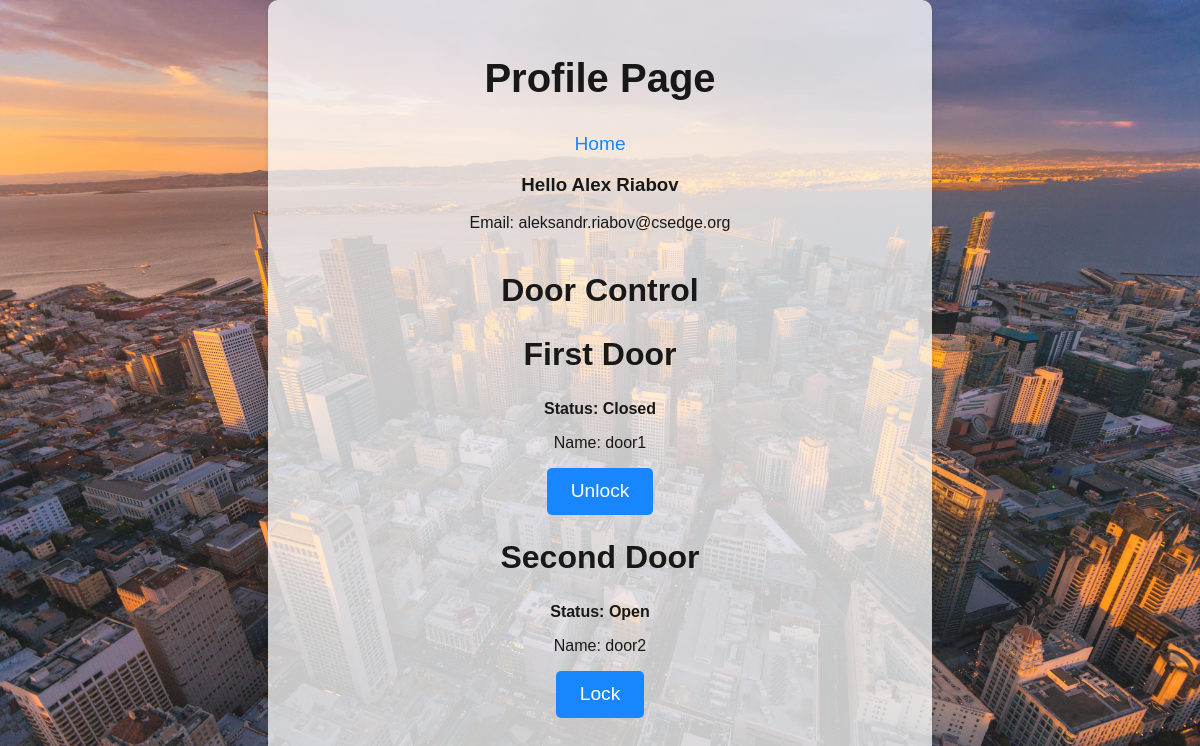
Screenshot of /profile (signed in) with the database file from the repository.
### tables this page shows
CREATE TABLE users(name TEXT NOT NULL, email TEXT NOT NULL, phone TEXT, password TEXT NOT NULL, _isAdmin INTEGER DEFAULT 0 NOT NULL, door1 INTEGER DEFAULT 0 NOT NULL, door2 INTEGER DEFAULT 0 NOT NULL );

CREATE TABLE doors (
  id INTEGER PRIMARY KEY AUTOINCREMENT,
  name TEXT NOT NULL,
  isOpen INTEGER DEFAULT 0 NOT NULL,
  lastUser TEXT,
  lastOpenTime TEXT
);

### app.py (the view)
@app.route('/profile')
def profile():
    if 'email' in session:
        conn = sqlite3.connect('./static/myapp.db')
        c = conn.cursor()
        co = conn.cursor()
        co.execute('SELECT * FROM users WHERE email = ?', (session['email'],))
        user = co.fetchone()
        c.execute('SELECT * FROM doors;',)
        doors = c.fetchall()
        conn.close()
        print(user)
        return render_template('profile.html', user=user,  doors=doors)
    else:
        return redirect(url_for('login'))

### templates/profile.html (shortened to what this page needs)
<!DOCTYPE html>
<html lang="en" class="indexBody">
<head>
    <link rel="stylesheet" href="/static/styless.css">
</head>
<body>
    <main>
    <div class="mainDivIndex ">
        <h1>Profile Page</h1>
        <a href="/">Home</a>
        {% if session['email'] %}
        <div class="profile-info">
            <div class="user-info">
                <h3>Hello {{ session['name'] }}</h3>
                <p>Email:  {{ session['email'] }}</p>
            </div>
        </div>
        <h2>Door Control</h2>
        {% if session %}
        <div class="door-control">
            {% for door in doors %}
                {% if user[5] == 1 and door[1] == 'door1' %}
                    <h2>First Door</h2>
                    <form method="POST" action="{{ url_for('change_door_state', door_id='door1') }}">
                        <label for="door1-status">Status: {{ "Open" if door[2] else "Closed" }} </label>
                        <br>
                        <p>Name: {{ door[1] }}</p>
                        <button type="submit" name="action" value="{{ 'lock' if door[2] else 'unlock' }}" class="buttonBlue">{{ "Lock" if door[2] else "Unlock" }}</button>
                    </form>
                {% elif user[5] != 1 and door[1] == 'door1' %}
                    <h2>First Door</h2>
                    <h3>You do not have access to this door</h3>
                {% endif %}
                {% if user[6] == 1 and door[1] == 'door2' %}
                    <h2>Second Door</h2>
                    <form method="POST" action="{{ url_for('change_door_state', door_id='door2') }}">
                        <label for="door2-status">Status: {{ "Open" if door[2] else "Closed" }} </label>
                        <br>
                        <p>Name: {{ door[1] }}</p>
                        <button type="submit" name="action" value="{{ 'lock' if door[2] else 'unlock' }}" class="buttonBlue">{{ "Lock" if door[2] else "Unlock" }}</button>
                    </form>
                {% elif user[6] != 1 and door[1] == 'door2' %}
                    <h2>Second Door</h2>
                    <h3>You do not have access to this door</h3>
                {% endif %}
            {% endfor %}
        </div>
        {% endif %}
        {% endif %}
    </div>
    </main>
</body>
</html>

### static/styless.css (style rules this page uses)
.indexBody { text-align: center; }
html { height: 100%; background-image: url('/static/images/sf.jpg'); background-size: cover; background-repeat: no-repeat; opacity: 0.9; }
body { font-family: Arial, sans-serif; height: 100%; margin: 0; }
h1 { font-size: 2.5rem; text-align: center; margin-top: 1.5rem; }
h2 { margin-top: 1.5rem; font-size: 2rem; text-align: center; }
.mainDivIndex { display: inline-block; flex: auto; margin: 0 auto; max-width: 600px; width: 100%; background: rgba(255, 255, 255, 0.751); border-radius: 10px; box-shadow: 0px 2px 5px rgba(0, 0, 0, 0.1); padding: 2rem; }
.buttonBlue { display: block; background-color: #007bff; color: #fff; border: none; border-radius: 5px; padding: 0.8rem 1.5rem; font-size: 1.2rem; margin: 1rem auto; cursor: pointer; transition: background-color 0.3s ease-in-out; }
.mainDivIndex a { display: block; text-align: center; margin-top: 2rem; font-size: 1.2rem; color: #007bff; text-decoration: none; }
.profile-info { display: flex; flex-wrap: wrap; justify-content: center; align-items: center; gap: 20px; }
label { font-weight: bold; }

### rows the page displays
users: name "Alex Riabov", email "aleksandr.riabov@csedge.org"
doors: isOpen "Closed", name "door1", isOpen "Unlock"
doors: isOpen "Open", name "door2", isOpen "Lock"
